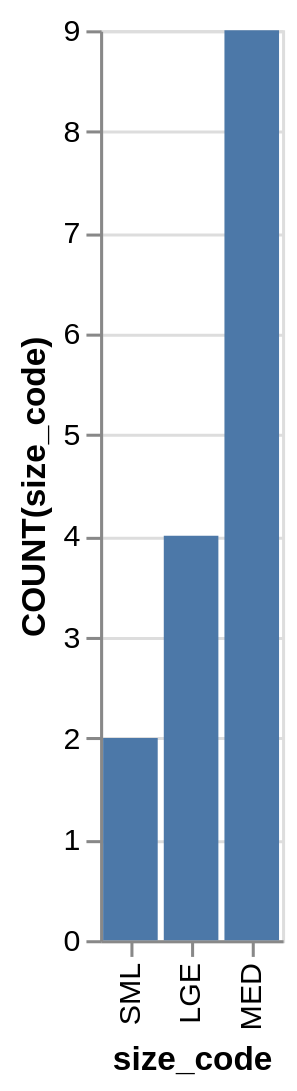

The Vega-Lite source for this figure:
### Vega-Lite specification from a JSON file in a GitHub repository (floating-point values rounded to 4 significant figures)
{"data": {"values": [{"x_data": "SML", "y_data": 2}, {"x_data": "LGE", "y_data": 4}, {"x_data": "MED", "y_data": 9}]}, "mark": "bar", "encoding": {"x": {"field": "x_data", "type": "nominal", "title": "size_code", "sort": {"op": "sum", "field": "y_data", "order": "ascending"}}, "y": {"field": "y_data", "type": "quantitative", "title": "COUNT(size_code)"}}}
